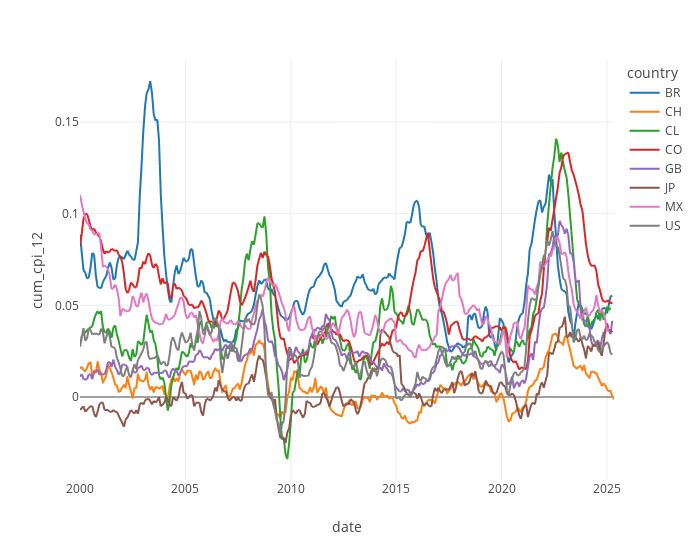

Notebook cell for this chart:
### Code cell
data_chart = df.copy()
data_chart = data_chart[data_chart['date'] >= datetime.datetime(2000,1,1)]
fig = px.line(
    data_chart,
    x='date',
    y='cum_cpi_12',
    color='country',
    width=700,
    template='none'
)
fig

### Figure 1 — Plotly figure (JSON) as saved in the notebook; plotly's stock layout.template omitted (floating-point values rounded to 4 significant figures; data arrays with more than 128 entries replaced by an {"elided": "..."} marker saying what was removed)
{"data": [{"hovertemplate": "country=BR<br>date=%{x}<br>cum_cpi_12=%{y}<extra></extra>", "legendgroup": "BR", "line": {"color": "#1F77B4", "dash": "solid"}, "marker": {"symbol": "circle"}, "mode": "lines", "name": "BR", "showlegend": true, "type": "scattergl", "x": {"elided": "305 str values"}, "xaxis": "x", "y": {"elided": "305 float values"}, "yaxis": "y"}, {"hovertemplate": "country=CH<br>date=%{x}<br>cum_cpi_12=%{y}<extra></extra>", "legendgroup": "CH", "line": {"color": "#FF7F0E", "dash": "solid"}, "marker": {"symbol": "circle"}, "mode": "lines", "name": "CH", "showlegend": true, "type": "scattergl", "x": {"elided": "305 str values"}, "xaxis": "x", "y": {"elided": "305 float values"}, "yaxis": "y"}, {"hovertemplate": "country=CL<br>date=%{x}<br>cum_cpi_12=%{y}<extra></extra>", "legendgroup": "CL", "line": {"color": "#2CA02C", "dash": "solid"}, "marker": {"symbol": "circle"}, "mode": "lines", "name": "CL", "showlegend": true, "type": "scattergl", "x": {"elided": "305 str values"}, "xaxis": "x", "y": {"elided": "305 float values"}, "yaxis": "y"}, {"hovertemplate": "country=CO<br>date=%{x}<br>cum_cpi_12=%{y}<extra></extra>", "legendgroup": "CO", "line": {"color": "#D62728", "dash": "solid"}, "marker": {"symbol": "circle"}, "mode": "lines", "name": "CO", "showlegend": true, "type": "scattergl", "x": {"elided": "305 str values"}, "xaxis": "x", "y": {"elided": "305 float values"}, "yaxis": "y"}, {"hovertemplate": "country=GB<br>date=%{x}<br>cum_cpi_12=%{y}<extra></extra>", "legendgroup": "GB", "line": {"color": "#9467BD", "dash": "solid"}, "marker": {"symbol": "circle"}, "mode": "lines", "name": "GB", "showlegend": true, "type": "scattergl", "x": {"elided": "305 str values"}, "xaxis": "x", "y": {"elided": "305 float values"}, "yaxis": "y"}, {"hovertemplate": "country=JP<br>date=%{x}<br>cum_cpi_12=%{y}<extra></extra>", "legendgroup": "JP", "line": {"color": "#8C564B", "dash": "solid"}, "marker": {"symbol": "circle"}, "mode": "lines", "name": "JP", "showlegend": true, "type": "scattergl", "x": {"elided": "305 str values"}, "xaxis": "x", "y": {"elided": "305 float values"}, "yaxis": "y"}, {"hovertemplate": "country=MX<br>date=%{x}<br>cum_cpi_12=%{y}<extra></extra>", "legendgroup": "MX", "line": {"color": "#E377C2", "dash": "solid"}, "marker": {"symbol": "circle"}, "mode": "lines", "name": "MX", "showlegend": true, "type": "scattergl", "x": {"elided": "305 str values"}, "xaxis": "x", "y": {"elided": "305 float values"}, "yaxis": "y"}, {"hovertemplate": "country=US<br>date=%{x}<br>cum_cpi_12=%{y}<extra></extra>", "legendgroup": "US", "line": {"color": "#7F7F7F", "dash": "solid"}, "marker": {"symbol": "circle"}, "mode": "lines", "name": "US", "showlegend": true, "type": "scattergl", "x": {"elided": "305 str values"}, "xaxis": "x", "y": {"elided": "305 float values"}, "yaxis": "y"}], "layout": {"legend": {"title": {"text": "country"}, "tracegroupgap": 0}, "margin": {"t": 60}, "width": 700, "xaxis": {"anchor": "y", "domain": [0, 1], "title": {"text": "date"}}, "yaxis": {"anchor": "x", "domain": [0, 1], "title": {"text": "cum_cpi_12"}}}}
